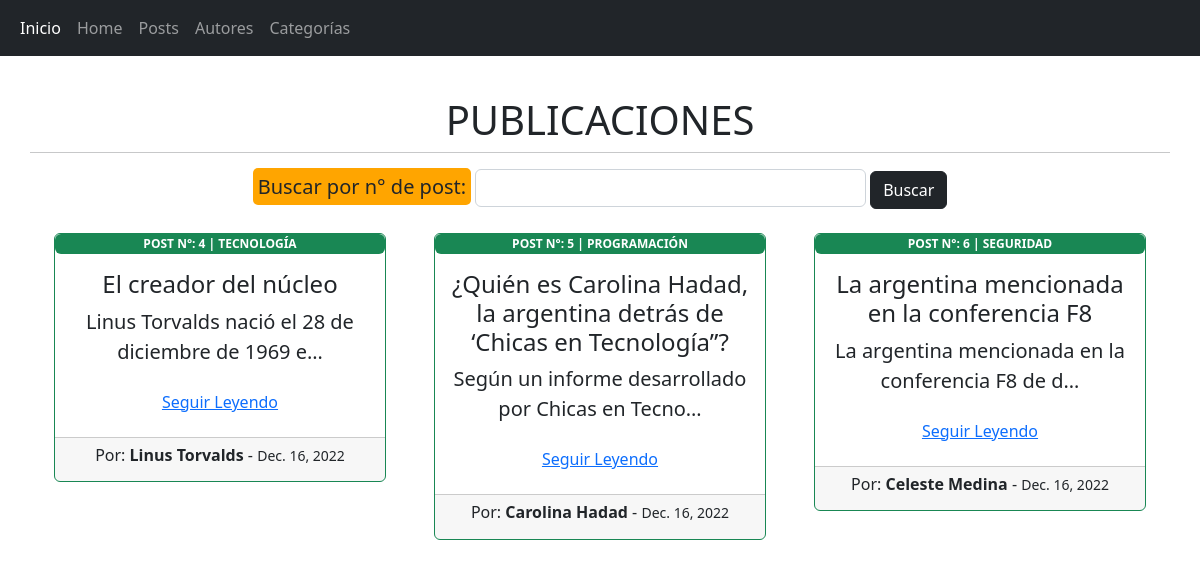
/home/, run on the app's committed database.
### AppBlog/models.py (models this page shows, shortened)
class Post(models.Model):
    id = models.AutoField(primary_key=True)
    titulo = models.CharField(max_length=100)
    subtitulo = models.CharField(max_length=100)
    descripcion = models.TextField()
    contenido = models.TextField()
    autor = models.ForeignKey(Autor,on_delete=models.CASCADE,)
    fecha_creacion = models.DateField()
    categoria = models.ForeignKey(Categoria, on_delete=models.CASCADE)

class Categoria(models.Model):
    id = models.AutoField(primary_key=True)
    nombre = models.CharField(max_length=100, unique=True)
    descripcion = models.TextField(max_length=300)
    def __str__(self):
        return self.nombre

class Autor(models.Model):
    id = models.AutoField(primary_key=True)
    nombre = models.CharField(max_length=100)
    apellido = models.CharField(max_length=100)
    fecha_nacimiento = models.DateField()
    nacionalidad = models.CharField(max_length=100)
    def __str__(self):
        return self.nombre + ' ' + self.apellido

### AppBlog/views.py (the view)
# urls.py: path('home/', Home.as_view(), name='home'),
class Home(ListView):
    model = Post
    queryset = Post.objects.order_by('-fecha_creacion')
    template_name ='home.html'

### AppBlog/templates/home.html (shortened to what this page needs)
{% extends 'componentes/padre.html' %}
{% load static %}
{% block contenido %}
<div class="row my-4 text-center">
    <h3 class="display-6"> PUBLICACIONES </h3>
    <hr>
    <form action="/post_search/"  method="GET">
        <h5  style="display:inline; background: #FFA500; border-radius:5px; padding:5px">Buscar por n° de post:</h5>
        <input class="form-control" style="display:inline;width:35% "type="number" name="id" id="id">
        <input class="btn btn-dark" type="submit" value="Buscar">
    </form>
     {% if object_list %}
        {% for post in object_list %}
        <div class="col-md-4 p-4">
            <div class="card border-success mb-3">
                    <span class="badge bg-success">POST N°: {{post.id}} | {{post.categoria | upper}} </span>
                    <div class="card-body">
                        <h4 class="card-title">{{post.titulo}}</h4>
                        <p class="card-text lead ">{{post.descripcion | striptags | truncatechars:50}}</p>
                        <a href="{% url 'post_detail' post.id %}" type="button" class="btn btn-link">Seguir Leyendo</a>
                    </div>
                    <div class=" card-footer" style="font-size:15px">
                        <h6>Por: <b>{{post.autor}}</b> - <small> {{post.fecha_creacion}}</small></h6>
                    </div>
            </div>
        </div>
        {% endfor %}
    {% else %}
        <h2 class="lead">Ouchh....No hay post cargados!!😬</h2>
        <p>Te gustría crear un nuevo post?? <br><br> <a type="button" class="btn btn-info" href="{% url 'post_create' %}">Crear nuevo post!!</a></p>
    {% endif %}
</div>
{% endblock %}

### AppBlog/templates/componentes/padre.html (shortened to what this page needs)
{% load static %}
<!doctype html>
<html lang="en">
  <head>
    <link rel="stylesheet" href="https://cdn.jsdelivr.net/npm/bootstrap@5.2.0-beta1/dist/css/bootstrap.min.css">
    </head>
    <body>
        {% include 'componentes/navbar.html' %}
        <div class="container mb-3 mt-3">
            <div class="row">
                <div class="col-12">
                    {% block contenido %} {% endblock %}
                </div>
            </div>
        </div>
    </body>
</html>

### AppBlog/templates/componentes/navbar.html
{% load static%}
<nav class="navbar navbar-expand-sm bg-dark navbar-dark">
    <div class="container-fluid">
        <ul class="navbar-nav">
            <li class="nav-item">
                <a class="nav-link active" href="{% url 'inicio' %}">Inicio</a>
            </li>
            <li class="nav-item">
                <a class="nav-link" href="{% url 'home' %}">Home</a>
            </li>
            <li class="nav-item">
                <a class="nav-link" href="{% url 'posts_list' %}">Posts</a>
            </li>
            <li class="nav-item">
                <a class="nav-link" href="{% url 'autor_list' %}">Autores</a>
            </li>
            <li class="nav-item">
                <a class="nav-link" href="{% url 'categoria_list' %}">Categorías</a>
            </li>
        </ul>
    </div>
</nav>

### data on the page
Post: id "4", categoria "TECNOLOGÍA", titulo "El creador del núcleo", descripcion "Linus Torvalds nació el 28 de diciembre de 1969 e…", autor "Linus Torvalds", fecha_creacion "Dec. 16, 2022"
Post: id "5", categoria "PROGRAMACIÓN", titulo "¿Quién es Carolina Hadad, la argentina detrás de ‘Chicas en Tecnología”?", descripcion "Según un informe desarrollado por Chicas en Tecno…", autor "Carolina Hadad", fecha_creacion "Dec. 16, 2022"
Post: id "6", categoria "SEGURIDAD", titulo "La argentina mencionada en la conferencia F8", descripcion "La argentina mencionada en la conferencia F8 de d…", autor "Celeste Medina", fecha_creacion "Dec. 16, 2022"
